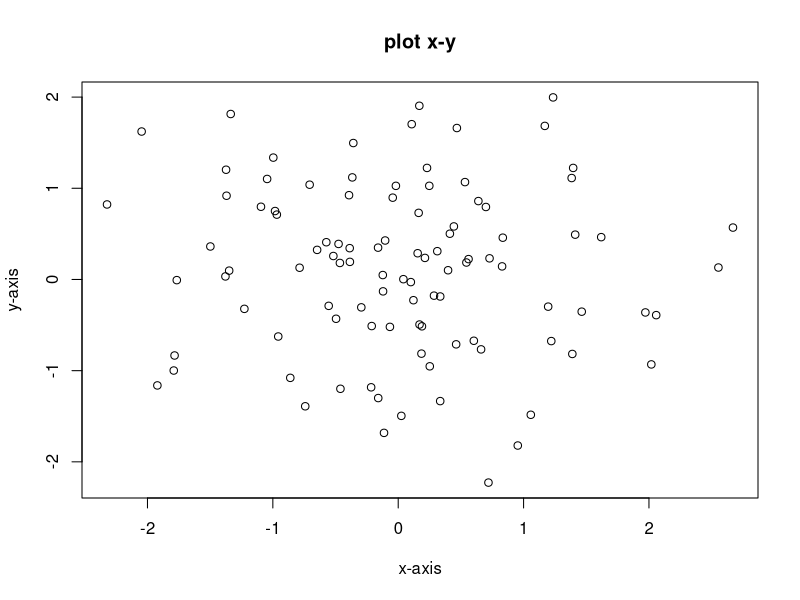
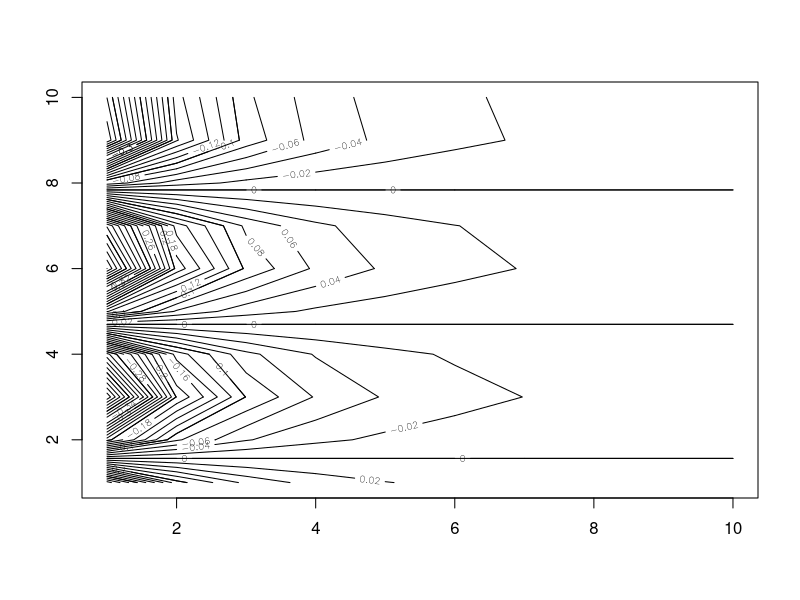
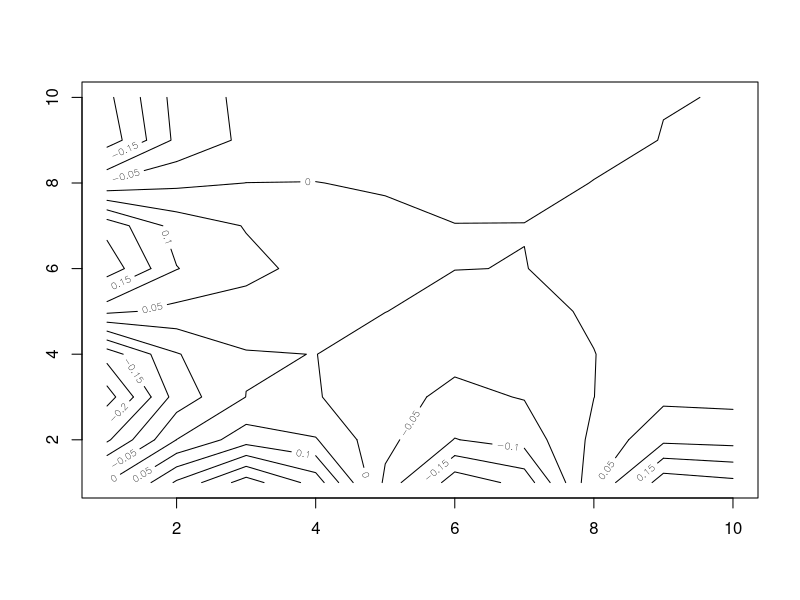
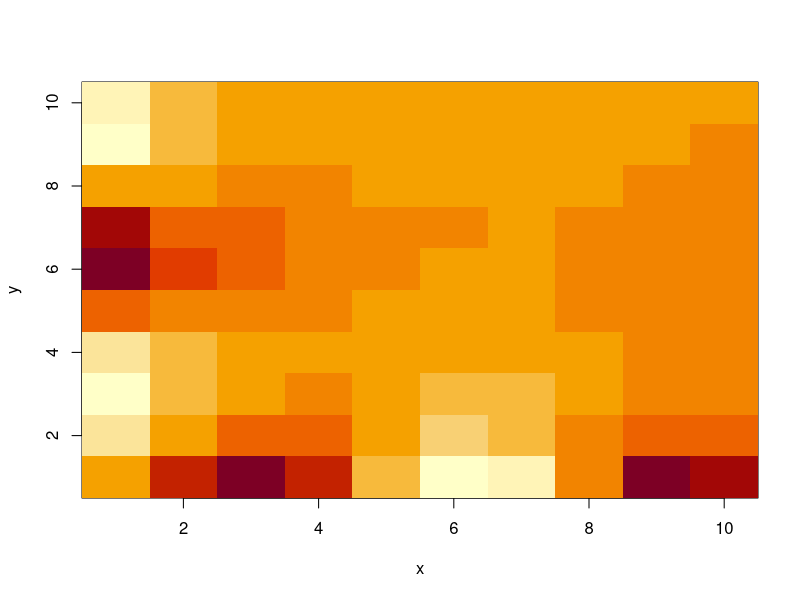
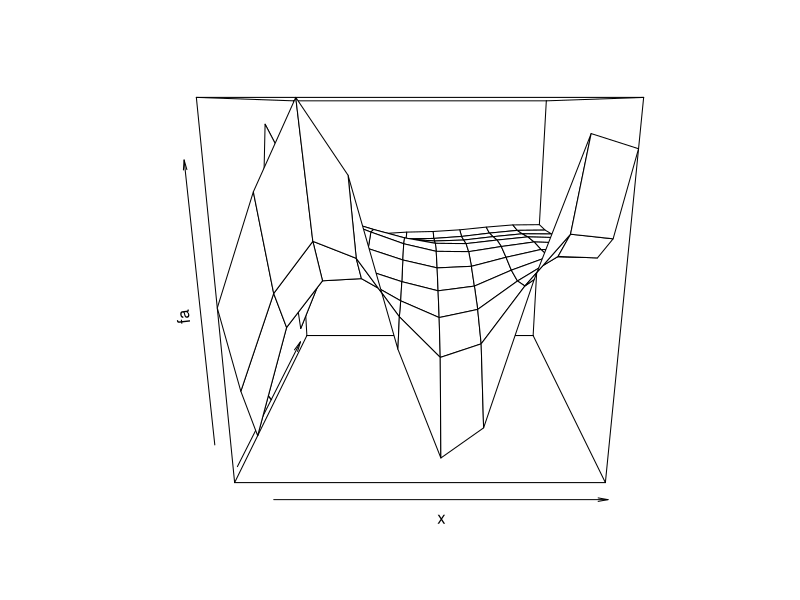
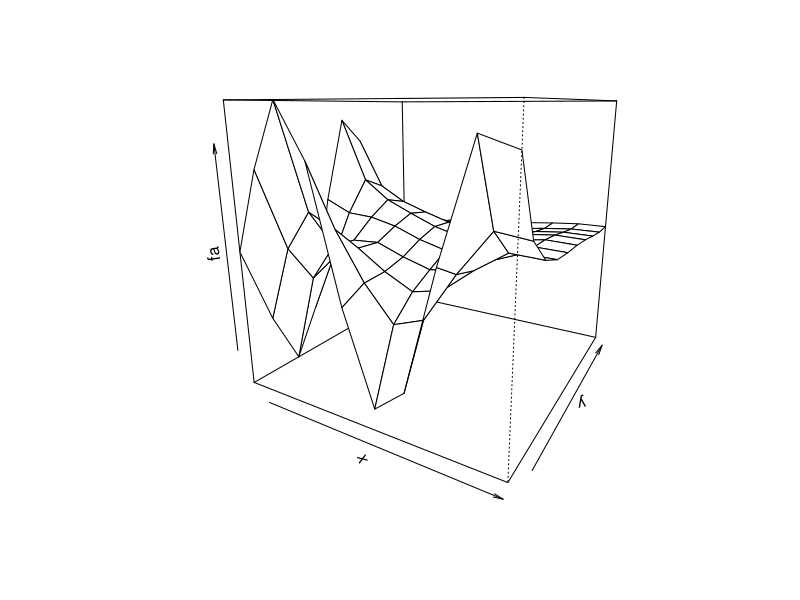
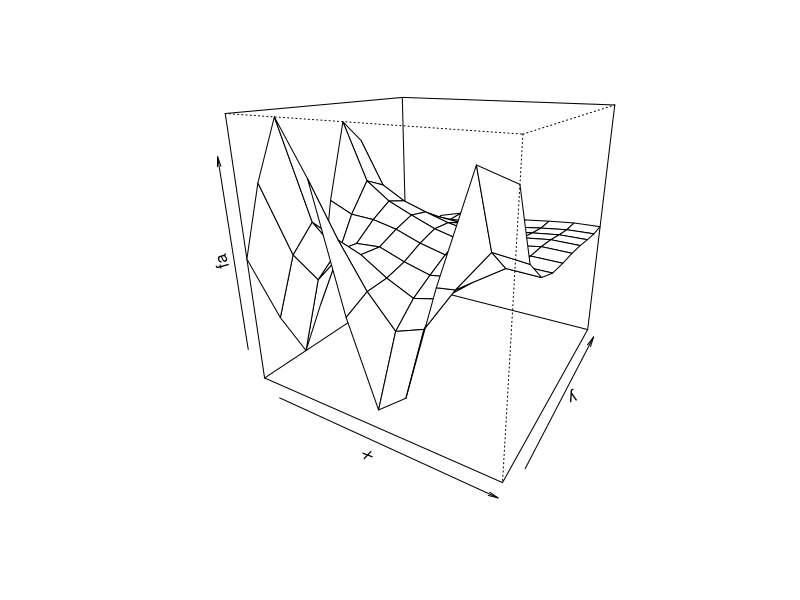

Write the R code that produced these figures, in order.
# vector
y <- c(1,3,2,5) # function c() (for concatenate)
y
x = c(1,6,2)
x
length(x)

# a sequence of numbers
x=seq(1, 10) # a start from 1, end with 10, increase by 1 each time
x=1:10  # =seq(1, 10)
x = seq(-pi, pi, length=5)
x = seq(1, 6, by=2) # start from 1, increate 2 each time, last element <=6

x# Hine: hitting up or down arrow in Console, will show previous or next command

ls() # show a list of all the objects up to now
rm(x)
ls()
rm(list = ls()) # remove all objects, notice parameter "list"
ls()


#matrix
z = matrix(data=c(1,2,3,4), nrow=2, ncol=2) # by default, R creates matrices by successively filling in columns
z
z = matrix(data=c(1,2,3,4), 2, 2) # the 1st, 2nd and 3rd parameters all can be ommitted
z
z = matrix(data=c(1,2,3,4), 2, 2, byrow = TRUE) # parameter "byrow", filling element in rows
z
z = matrix(data=seq(from=2, to=10, length=4), 2, 2)
z
length(z) # return the number of entries in a matrix
sqrt(z) # return the square root of each element
z^2 # return the square of each element

#indexing data
A = matrix(1:16, 4, 4)
A
A[2,3]
A[c(1,3), c(2,4)] # select the index row and columns
A[1:3, 2:4] # select row and columns from to
A[1,] #  R treats a single row or column of a matrix as a vector
A[-c(1),] # minue can only work with vectors
dim(A)
length(A)

#random numbers
x = rnorm(50) #by default, rnorm() generates a vector of random normal variables, with a mean of 0 and a standard deviation of 1.
y= x + rnorm(50, mean=50, sd=.1) # rnorm() has more parameters
cor(x, y) # calculate correlation between x and y

rnorm(3)
rnorm(3) # by default, rnorm() generate a difference vector each time
set.seed(1000) # in order to reproduce the same vector, we use set.seed() function
rnorm(3)
set.seed(1000)
x=rnorm(3)
mean(x) # mean of vector x
sd(x) # standard deviation of vector x
var(x) # variance of vector x
sqrt(var(x)) # = sd(x)


# Graphics
# plot() function
x = rnorm(100)
y = rnorm(100)
plot(x, y, xlab="x-axis", ylab="y-axis", main="plot x-y") # parameters: x, y, xlab="", ylab="", main="", col=""

#save output of plot
pdf("figure.pdf") # create a pdf file
plot(x, y, col="green")
dev.off() # indicates to R that we are done creating the plot

jpeg("figure.jpeg") # create a jpeg file
plot(x, y, col="red")
dev.off() 

#contour() function to display 3-dimensional data, paramters: x, y, z (value for each pair of (x,y))
x = seq(1, 10)
y = x
f = outer(x, y, function(x,y)cos(y)/(1+x^2))
#function(): define new function in R
contour(x, y, f)
contour(x, y, f, nlevels=45, add=T) # nlevels: number of contour levels; add = T (TRUE, add to the current plot)
fa = (f-t(f))/2
contour(x, y, fa, nlevels=15)

#image() works the same way as contour(). except that it produces a color-coded plot whose colors depedend on the z value
image(x, y, fa)

#persp() function produce a 3-dimensional plot
persp(x, y, fa)
persp(x, y, fa, theta=30) # theta: angles defining the viewing direction
persp(x, y, fa, theta=30, phi=20)  # theta and phi control the angles at which the plot is viewed



